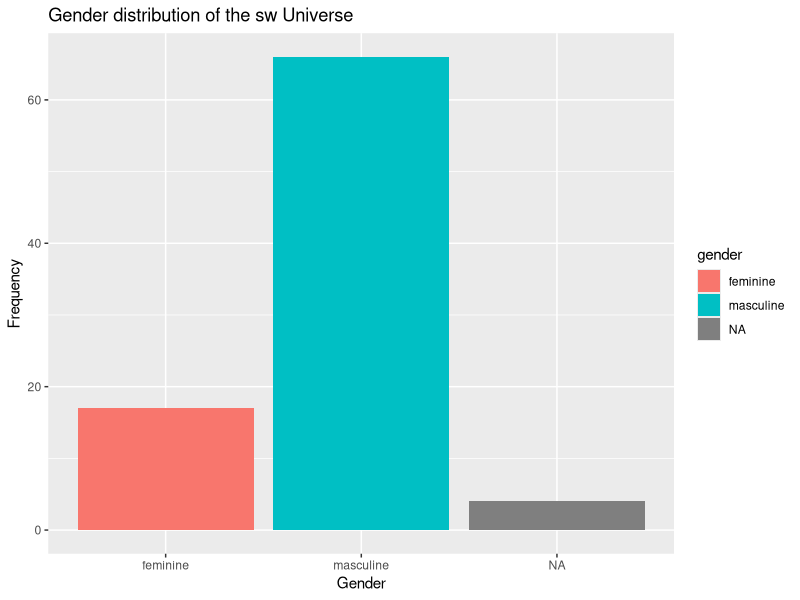
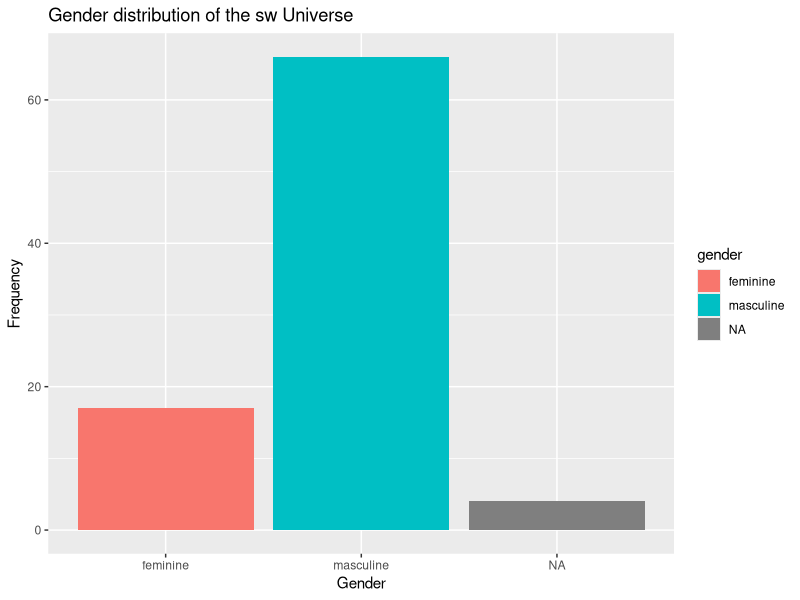

The R source for these figures, in order:

# Learning outcomes:
# to work more on dplyr functions to manipulate data 
# Apply additional dplyr functions to manipulate data and data frames for analysis


rm(list = ls())
library(tidyverse)

#load data. 
data("starwars")
#This data set is about characters in the Star Wars movie saga
#browseURL("https://www.rpubs.com/JackAbbey/554917")
??starwars

#copy the data
sw <- starwars
# Basic data properties 
sw  #tibble 
dim(sw) # 87 rows (denoting individuals) x 13 columns (variables) 
head(sw)

nrow(sw)
ncol(sw)
names(sw)

###----- Missing data: ----- 

# Q1. How many missing (NA) values does sw contain?
is.na(sw)
sum(is.na(sw)) # 101 missing values.

# Q2. Which variable (column) has the most missing values?
colSums(is.na(sw))  
max(colSums(is.na(sw)))# birth_year has 44 missing values
colMeans(is.na(sw)) # amounting to 50.1% of all cases. 

## Q3. Replace all missing values of `hair_color` (in the variable `sw$hair_color`) by "bald": 
sw$hair_color
sw$hair_color[is.na(sw$hair_color)] <- "bald"
sw$hair_color

## Q4. Which individuals come from an unknown (missing) homeworld 
# but have a known birth_year or mass? 
sw$homeworld

sw %>% 
  filter(is.na(homeworld), !is.na(mass) | !is.na(birth_year))


###-------Gender issues-----

# Q5. How many humans are contained in sw overall and by gender?
sw %>% filter(species=="Human") %>% 
  group_by(gender) %>% count # Answer: 35 Humans in total: 9 females, 26 male.


# Q6. How many and which individuals(rows?) are neither male nor female?
# sw %>%
#   filter(gender != "male", gender != "female")

sw %>%
  filter(sex != "male", sex != "female")

# Q7. Of which species are there at least 2 different gender values?

sw %>%
  group_by(species) %>%
  summarise(n_gender_vals = n_distinct(gender)) %>%
  filter(n_gender_vals >= 2)

# alternative (and shorter) solution:
sw %>%
  group_by(species, gender) %>%
  count() %>%  # table shows species by gender: 
  group_by(species) %>%  # Which species appear more than once in this table? 
  count() %>%
  filter(n > 1)

# Q8. compute a summary table tb that counts the frequency of each gender in sw,
# and then create a bar chart that shows the gender distribution.
# Summary table:
tb <- sw %>%
  group_by(gender) %>%
  count()

tb
#From summary table tb
tb %>% ggplot(aes(x = gender, y = n)) +
  geom_bar(aes(fill = gender), stat = "identity") + 
  # Set labels, colors, and theme: 
  labs(title = "Gender distribution of the sw Universe", 
       x = "Gender", y = "Frequency") 

# Q9. Use ggplot2 on the raw data of sw to create a bar chart 
#     that shows the gender distribution.
sw %>% ggplot(aes(x = gender)) +
  geom_bar(aes(fill = gender)) + 
  # Set labels, colors, and theme: 
  labs(title = "Gender distribution of the sw Universe",  
       x = "Gender", y = "Frequency") 



###----- Popular homes and heights----

#Q10.From which homeworld do the most individuals (rows) come from? 
sw
sw %>%
  group_by(homeworld) %>%
  count() %>%
  arrange(desc(n))

#'Q11. What is the mean height of all individuals with orange eyes
#'     from the most popular homeworld? 
names(sw)
sw %>% 
  filter(homeworld == "Naboo", eye_color == "orange") %>%
  summarise(n = n(),
            mn_height = mean(height))
  
## Note: 
sw %>% 
  filter(eye_color == "orange") # => 8 individuals


# Q12.What is the mass and homeworld of the smallest droid?
sw
sw %>% 
  filter(species == "Droid") %>%
  arrange(height)


###----- Size and mass issues----

# Q13. Compute the median, mean, and standard deviation of `height` for all droids.
sw %>%
  filter(species == "Droid") %>%
  summarise(md_height = median(height, na.rm = TRUE),
            mn_height = mean(height, na.rm = TRUE),
            sd_height = sd(height, na.rm = TRUE),
            n = n(),
            not_NA_h = sum(!is.na(height)))

# Q14. Compute the average height and mass by species and save the result as `h_m`:
h_m <- sw %>%
  group_by(species) %>%
  summarise(n = n(),
            mn_height = mean(height, na.rm = TRUE),
            not_NA_h = sum(!is.na(height)),
            md_mass = median(mass, na.rm = TRUE),
            not_NA_m = sum(!is.na(mass)))
h_m

# Q15. Use `h_m` to list the 3 species with the smallest individuals
# (in terms of mean height)?
h_m %>% arrange(mn_height) %>% slice(1:3)


# Q16. Use `h_m` to list the 3 species with the heaviest individuals 
# (in terms of median mass)?
h_m %>% arrange(desc(md_mass)) %>%  slice(1:3)


# Q17. How many individuals come from the 3 most frequent (known) species?
sw %>%
  group_by(species) %>%
  count %>%
  arrange(desc(n)) %>%
  filter(n > 1)


# Q.18. Which individuals are more than 20% lighter (in terms of mass) 
# than the average mass of individuals of their own homeworld?
sw %>%
  select(name, homeworld, mass) %>%
  group_by(homeworld) %>%
  mutate(n_notNA_mass = sum(!is.na(mass)),  
         mn_mass = mean(mass, na.rm = TRUE),
         lighter = mass < (mn_mass - (.20 * mn_mass))) %>%
  filter(lighter == TRUE)



# Have a look at the page 
browseURL("https://www.rebeccabarter.com/blog/2019-01-23_scoped-verbs/")

#-----------------------------------------------------------------------
#' Scoped verbs:
#  The _if() scoped variant: perform an operation on variables that satisfy a logical criteria
#'   select_if()
#'   rename_if() 
#'   mutate_if()
#'   summarise_if()
#'   
#' The _at() scoped variant: perform an operation only on variables specified by name
#'  rename_at()
#'  summarise_at() 
#'  mutate_at()
#'  
#'  
#' The _all() scoped variant:perform an operation on all variables at once
#'  rename_all() 
#'  mutate_all()
#'  summarise_all()
#'-----------------------------------------------------------------------------  

#' `select_if()`
# extract the numeric columns of the tibble 
sw %>% select_if(is.numeric)
sw %>% select_if(is.character)

#' We could also apply use more complex logical statements,
#' For example by selecting columns that have at least one missing value.
sw %>% 
  # select columns with at least one NA
  # the expression evaluates to TRUE if there is one or more missing values
  select_if(~sum(is.na(.x)) > 0) 

#or
 #sw %>% select_if(function(.)sum(is.na(.))>0)
 #sw %>% select_if(function(x)sum(is.na(x))>0)



#' `rename_if()`
#We could rename columns that satisfy a logical expression using rename_if(). 
# Rename/add a num_ prefix to all numeric column names.
sw %>% select_if(is.numeric)

sw %>%
  # only rename numeric columns by adding a "num_" prefix
  rename_if(is.numeric, ~paste0("num_", .x)) %>% select_if(is.numeric)

#paste0("Hello", "World","today")
#or 
# sw %>%
#   # only rename numeric columns by adding a "num_" prefix
#   rename_if(is.numeric, function(.x)paste0("num_", .x)) %>% select_if(is.numeric)



#' `mutate_if()`
#' We could similarly use mutate_if() to mutate columns that satisfy specified logical conditions. 
# For instance, we can... 

# Convert any variable of type factor to character 
sw %>% mutate_if(is.character, as.factor)



#' `summarise_if()`
#' summarise columns that satisfy the specified logical conditions.

#For instance, if you want to calculate the mean value of all numeric columns,
#we would need to write out the mean fun three separate times. 
sw %>% 
  summarise(mean_height = mean(height, na.rm =TRUE),
            mean_mass = mean(mass, na.rm =TRUE),
            mean_birth_year = mean(birth_year, na.rm =TRUE))

#Using the scoped verb summarise_if
sw %>% 
  summarise_if(is.numeric, mean, na.rm = TRUE)

sw %>% 
  summarise_if(is.numeric, ~mean(.x, na.rm = TRUE))



#' `The _at scoped fun`
#' The _at() scoped variant allows you to perform an operation 
#' only on variables specified by name 
sw %>% mutate_at(c("height","mass"), funs(mod=./10))
sw %>% mutate_at(c("height","mass"), ~(mod=./10))

sw %>% 
  summarise_all(n_distinct)



######################
## across() 
###################
#' Scoped verbs have now essentially been superseded by across().
#' It is easier to work with across() fun than scoped verbs

browseURL("https://www.rebeccabarter.com/blog/2020-07-09-across/")

# summarise_if() will summarise columns that satisfy the specified logical conditions.
sw %>% 
  summarise_if(is.numeric, median, na.rm = TRUE)

# using across() fun
sw %>% 
  summarise(across(where(is.numeric),
                   .fns = median,
                   na.rm = TRUE))
#'The formula approach gives us the ability to combine functions with arguments
#'Using this, you start with the ~ to signify “as a function of” and then put 
#'wherever your column name would normally as a .x.
sw %>% 
  summarise(across(where(is.numeric),
                  ~median(.x, na.rm = TRUE))) # also ,x = . 

# Example with no list but argument
sw %>% 
  summarise(across(where(is.numeric),
                   .fns = list(median, mean), 
                   na.rm = TRUE))  
# Example with list and argument
sw %>% 
  summarise(across(where(is.numeric),
                   .fns = list(median = median, mean = mean), 
                   na.rm = TRUE)) 


#Find all rows where no variable has missing values:
sw %>% filter(across(everything(), ~!is.na(.x)))
